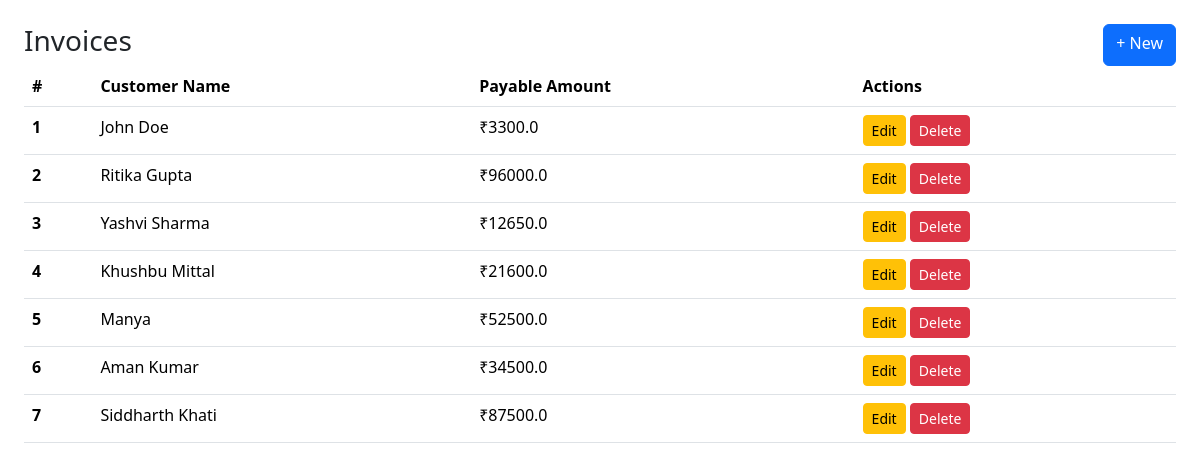
The app's page /invoices, older data.
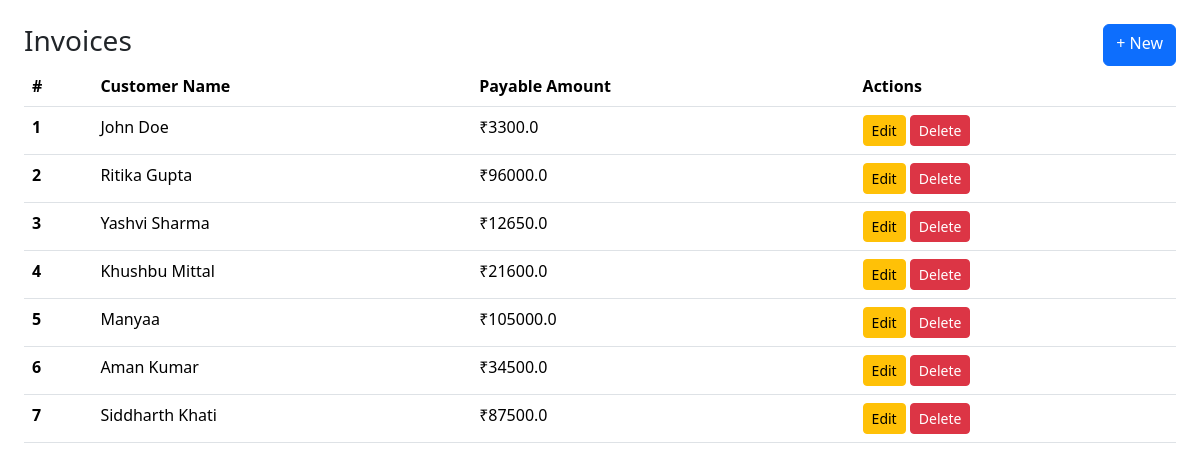
The same page, newer data.
### models.py (models this page shows)
class Invoice(Model):
    invoice_id = AutoField()
    customer = ForeignKeyField(Customer, backref='invoices', on_delete='CASCADE')
    date = DateField()
    total_amount = FloatField()
    tax_percent = FloatField()
    payable_amount = FloatField()
    gov_arn = CharField(50, null=True)
    class Meta:
        database = db

class Customer(Model):
    full_name = CharField(200)
    address = TextField()
    class Meta:
        database = db

### app.py (the view, shortened to what this page needs)
@app.route("/invoices", methods=["GET", "POST"])
def invoices():
    return render_template("list-invoice.html", invoices=Invoice.select())

### templates/list-invoice.html
{% extends "base.html" %}
{% block body %}
<div class="d-flex justify-content-between">
  <h3>Invoices</h3>
  <a class="btn btn-primary" href="/new-invoice">+ New</a>
</div>
<table class="table">
  <thead>
    <tr>
      <th scope="col">#</th>
      <th scope="col">Customer Name</th>
      <th scope="col">Payable Amount</th>
      <th scope="col">Actions</th>
    </tr>
  </thead>
  <tbody>
    {% for invoice in invoices %}
    <tr>
      <th scope="row">{{ invoice.invoice_id }}</th>
      <td>{{ invoice.customer.full_name }}</td>
      <td>₹{{ invoice.payable_amount }}</td>
      <td>
        <a href="/invoices/{{ invoice.invoice_id }}/edit" class="btn btn-warning btn-sm">Edit</a>
        <form action="/invoices/{{ invoice.invoice_id }}/delete" method="POST" style="display: inline;">
          <button type="submit" class="btn btn-danger btn-sm">Delete</button>
        </form>
      </td>
    </tr>
    {% endfor %}
  </tbody>
</table>
{% endblock %}

Row changes from the older to the newer data that the page shows:
changed Invoice id 5: customer.full_name "Manya" → "Manyaa"; payable_amount "52500.0" → "105000.0"
